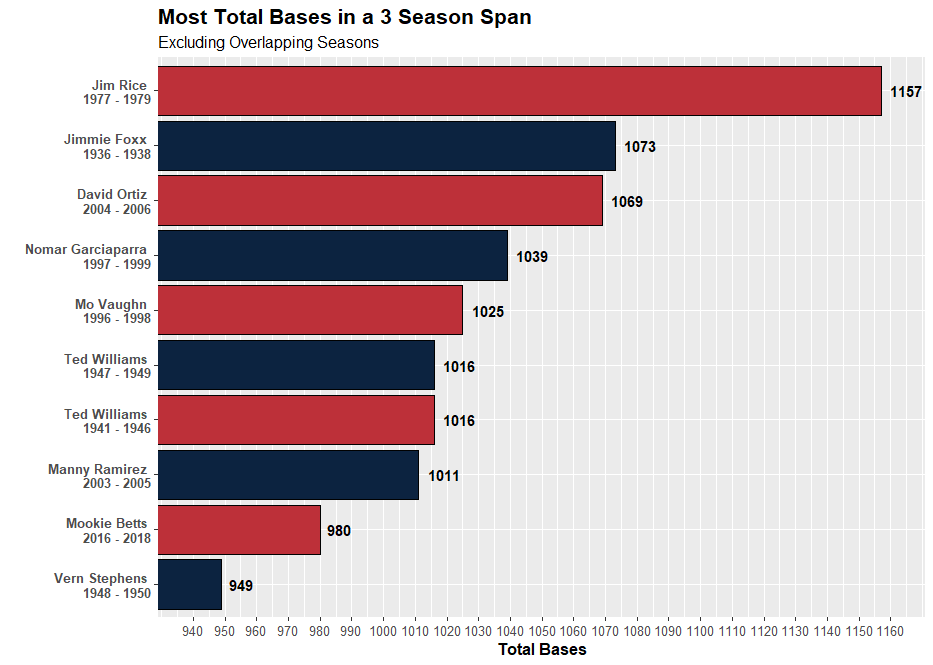

Here is the R script that generated this plot:
#Set working directory

setwd("C:/Users/daily/Desktop/Repositories/MiscVisuals/Website Visualizations/Most X in Span/Boston Red Sox")

#Loading necessary libraries

library(sqldf)
library(tidyverse)
library(zoo)
library(data.table)
library(Lahman)

#Get data from Lahman Database

data <- sqldf('SELECT People.playerID, Batting.yearID, People.nameFirst, People.nameLast,
GROUP_CONCAT(TeamsFranchises.franchName) AS Teams, TeamsFranchises.franchID, SUM(Batting.H) + SUM(Batting.X2B) + SUM(Batting.X3B) * 2 + SUM(Batting.HR) * 3 AS TB
                    FROM People
                    INNER JOIN Batting
                    ON People.playerID = Batting.PlayerID
                    INNER JOIN Teams
                    ON Batting.teamID = Teams.teamID
                    AND Batting.yearID = Teams.yearID
                    INNER JOIN TeamsFranchises
                    ON Teams.franchID = TeamsFranchises.franchID
                    WHERE TeamsFranchises.franchName = "Boston Red Sox"
                    GROUP BY Batting.playerID, Batting.yearID
                    ORDER BY TB DESC')

#Calculate the totals and find the season the span started

data <- data %>%
  arrange(playerID, yearID) %>%
  group_by(playerID) %>%
  mutate(TB_Total = rollapply(TB, width = 3, FUN = sum, align = "right",partial = TRUE)) %>%
  mutate(firstYear_rd = lag(yearID, 2)) %>%
  fill(firstYear_rd, .direction = "up") %>%
  mutate(first_year_2_rd = lag(yearID,1)) %>%
  fill(first_year_2_rd, .direction = "up") %>%
  mutate(firstYear = ifelse(is.na(firstYear_rd) & is.na(first_year_2_rd), yearID,
                            ifelse(is.na(firstYear_rd), first_year_2_rd, firstYear_rd))) %>%
  mutate(Range = yearID - firstYear) %>%
  ungroup()

#Choose only the columns needed for visual

display_data <- sqldf('SELECT firstYear AS MIN,
      yearID AS MAX,
      Range,
      playerID,
      nameFirst,
      nameLast,
      TB_Total
      FROM data
      GROUP BY playerID, yearID
      ORDER BY TB_Total DESC')

#Add index number to find overlapping values (Only finds overlapping values for top value in group)

setDT(display_data)
display_data$index <- display_data[display_data, on = .(playerID, MAX>=MIN, MIN<=MAX), mult ="first", which = TRUE]

#Keep only top value from index grouping

no_dupes <- display_data %>%
  group_by(index) %>%
  slice_head() %>%
  group_by(playerID,MIN) %>%
  slice_head() %>%
  arrange(-TB_Total) %>%
  ungroup()

#Limit to top 10 spots

top_data <- no_dupes %>%
  arrange(-TB_Total, desc(nameFirst), -MIN) %>%
  mutate(Rank = rank(-TB_Total, ties.method = "min")) %>%
  filter(Rank <= 10)

#Combine columns for display

top_data <- top_data %>%
  mutate(chart_label = paste(nameFirst,nameLast, "\n", MIN, "-", MAX))

#Create a column for alternating row colors in graph

top_data <- top_data %>%
  mutate(EvenOdd = ifelse(row_number() %% 2 == 1, "Odd", "Even"))

#Team Colors for display

fill_color <- c("Arizona Diamondbacks" = "#5F259F",
                "Atlanta Braves" = "#CE1141",
                "Baltimore Orioles" = "#DF4601",
                "Boston Red Sox" = "#BD3039",
                "Chicago Cubs" = "#0E3386",
                "Chicago White Sox" = "#27251F",
                "Cincinnati Reds" = "#C6011F",
                "Cleveland Indians" = "#E31937",
                "Colorado Rockies" = "#33006F",
                "Detroit Tigers" = "#FA4616",
                "Houston Astros" = "#EB6E1F",
                "Kansas City Royals" = "#004687",
                "Los Angeles Angels" = "#BA0021",
                "Los Angeles Dodgers" = "#005A9C",
                "Miami Marlins" = "#00A3E0",
                "Milwaukee Brewers" = "#FFC52F",
                "Minnesota Twins" = "#002B5C",
                "New York Mets" = "#FF5910",
                "New York Yankees" = "#0C2340",
                "Oakland Athletics" = "#003831",
                "Philadelphia Phillies" = "#E81828",
                "Pittsburgh Pirates" = "#FDB827",
                "St. Louis Cardinals" = "#C41E3A",
                "San Diego Padres" = "#2F241D",
                "San Francisco Giants" = "#FD5A1E",
                "Seattle Mariners" = "#005C5C",
                "Tampa Bay Rays" = "#8FBCE6",
                "Texas Rangers" = "#C0111F",
                "Toronto Blue Jays" = "#134A8E",
                "Washington Nationals" = "#AB0003",
                "Multiple Teams" = "seashell")

#Create visual

top_data %>%
  ggplot(aes(x = reorder(chart_label, TB_Total), y = TB_Total, fill = EvenOdd)) +
  geom_bar(stat = "identity", color = "black") +
  geom_text(aes(label = TB_Total), fontface = "bold", hjust = -0.3) +
  coord_flip(ylim = c(940, 1160)) +
  scale_y_continuous(breaks = seq(940, 1160, 10)) +
  scale_fill_manual(values = c("Odd" = "#BD3039", "Even" = "#0C2340")) +
  theme(plot.title = element_text(size = 16, face = "bold"),
        plot.subtitle = element_text(size = 12),
        axis.title.x = element_text(size = 12, face = "bold"),
        axis.text.x = element_text(size = 10),
        axis.text.y = element_text(size = 10, face ="bold"),
        legend.position = "none") +
  labs(title = "Most Total Bases in a 3 Season Span",
       subtitle = "Excluding Overlapping Seasons",
       x = "",
       y = "Total Bases")
